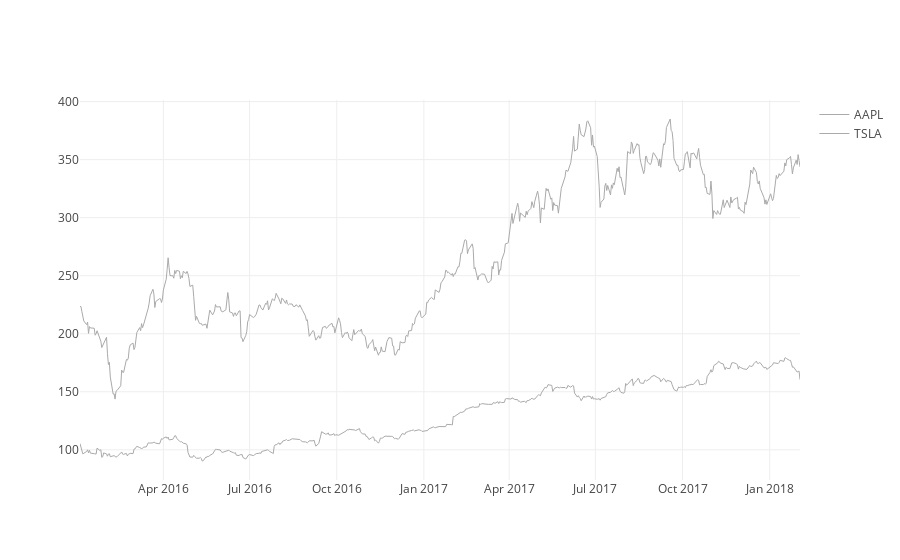

The code cell stored with this chart in its notebook:
### Code cell
layout = {
    'xaxis': {'rangeselector': dict(visible = True)},
}
fig = dict(data=[], layout=layout)

for i in range(len(stocks)):
    fig['data'].append(dict( x=dfs[i].index, y=dfs[i].Close, type='scatter', yaxis='y', 
                             line = dict( width = 1 ),
                             marker=dict(color='#aaa'), hoverinfo='none', 
                             legendgroup='group', name=stocks[i]))

iplot(fig, filename='candlestick_{}_with_bands'.format(stock))

### Figure 1 — Plotly figure (JSON) as saved in the notebook; plotly's stock layout.template omitted (floating-point values rounded to 4 significant figures; data arrays with more than 128 entries replaced by an {"elided": "..."} marker saying what was removed)
{"data": [{"hoverinfo": "none", "legendgroup": "group", "line": {"width": 1}, "marker": {"color": "#aaa"}, "name": "AAPL", "type": "scatter", "x": {"elided": "526 str values"}, "y": {"elided": "526 float values"}, "yaxis": "y"}, {"hoverinfo": "none", "legendgroup": "group", "line": {"width": 1}, "marker": {"color": "#aaa"}, "name": "TSLA", "type": "scatter", "x": {"elided": "526 str values"}, "y": {"elided": "526 float values"}, "yaxis": "y"}], "layout": {"xaxis": {"rangeselector": {"visible": true}}}}
